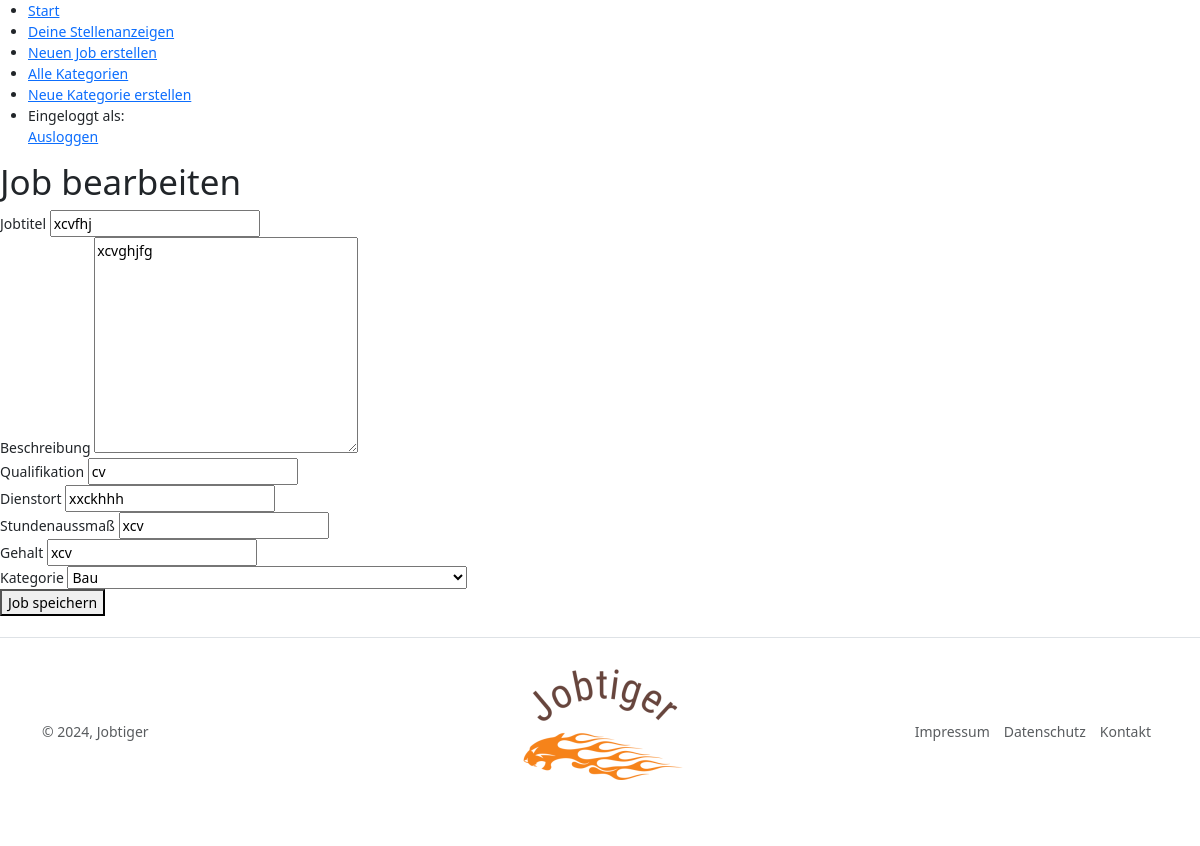
The page /job_bearbeiten.php?id=3 (signed in) on the database its author committed.
### tables this page shows
CREATE TABLE `jobs` (
  `id` int(10) UNSIGNED NOT NULL,
  `titel` varchar(255) NOT NULL,
  `beschreibung` varchar(255) NOT NULL,
  `qualifikation` varchar(255) NOT NULL,
  `dienstort` varchar(255) NOT NULL,
  `stundenausmass` varchar(255) NOT NULL,
  `gehalt` varchar(255) NOT NULL,
  `kategorie_id` int(10) UNSIGNED NOT NULL,
  `benutzer_id` int(10) UNSIGNED NOT NULL,
  `datum` datetime NOT NULL DEFAULT current_timestamp(),
  `sichtbar` varchar(10) NOT NULL DEFAULT 'ja',
  `aenderungsdatum` datetime NOT NULL DEFAULT current_timestamp()
);

CREATE TABLE `kategorien` (
  `id` int(10) UNSIGNED NOT NULL,
  `kategorie` varchar(255) NOT NULL
);

### setup.php (called while the page is built, shortened)
<?php
spl_autoload_register(
    function (string $klasse) {
        $prefix = "WIFI\\Jobportal\\";
        $basis = __DIR__ . "/";
        $laenge = strlen($prefix);
        $klasse_ohne_prefix = substr($klasse, $laenge);
        $datei = $basis . $klasse_ohne_prefix . ".php";
        $datei = str_replace("\\", "/", $datei);
    }
);

### Fdb/Mysql.php (called while the page is built, shortened)
<?php
class Mysql {
    private static ?Mysql $instanz = null;
    public static function getInstanz(): Mysql {
        if (!self::$instanz) {
            self::$instanz = new Mysql();
        }
        return self::$instanz;
    }
    private \mysqli $db;
    public function verbinden() {
        $this->db = new \mysqli(MYSQL_HOST, MYSQL_USER, MYSQL_PASSWORT, MYSQL_DATENBANK);
        $this->db->set_charset('utf8mb4');
    }
    public function escape(string $wert): string {
        return $this->db->real_escape_string($wert);
    }
    public function query(string $input): \mysqli_result|bool {
        $ergebnis = $this->db->query($input);
        return $ergebnis;
    }
}

### Fdb/Model/Row/RowAbstract.php (called while the page is built, shortened)
<?php
abstract class RowAbstract {
    protected string $tabelle;
    private array $daten = [];
    public function __construct(array|int $id_oder_daten) {
        if (is_array($id_oder_daten)) {
            $this->daten = $id_oder_daten;
        } else {
            $db = Mysql::getInstanz();
            $sql_id = $db->escape($id_oder_daten);
            $ergebnis = $db->query("SELECT * FROM {$this->tabelle} WHERE id = '{$sql_id}'");
            $this->daten = $ergebnis->fetch_assoc();
        }
    }
    public function __get(string $eigenschaft): mixed {
        return $this->daten[$eigenschaft];
    }
}

### Fdb/Model/Kategorien.php (called while the page is built, shortened)
<?php
class Kategorien {
    public function alle_kategorien(): array {
        $alle_kategorien = array();
        $db = Mysql::getInstanz();
        $ergebnis = $db->query("SELECT * FROM kategorien");
        while ($row = $ergebnis->fetch_assoc()) {
            $alle_kategorien[] = new Kategorie($row);
        }
        return $alle_kategorien;
    }
}

### job_bearbeiten.php (the view, shortened to what this page needs)
<?php
include "setup.php";
include "kopf-backend.php";
?>
<h1>Job bearbeiten</h1>
<?php
if (!empty($_GET["id"])) {
    $job = new Job($_GET["id"]);
}
?>
<form action="job_bearbeiten.php<?php
    if (!empty($job)) {
     echo "?id=" . $job->id;
    }
    ?>" method="post">
    <div>
        <label for="titel">Jobtitel</label>
        <input type="text" name="titel" id="titel" value="<?php
            if (!empty($_POST["titel"])) {
                echo htmlspecialchars($_POST["titel"]);
            }
            else if (!empty($job)) {
                echo htmlspecialchars($job->titel);
            }
        ?>">
    </div>
    <div>
        <label for="beschreibung">Beschreibung</label>
        <textarea name="beschreibung" id="beschreibung" cols="30" rows="10"><?php
            if (!empty($_POST["beschreibung"])) {
                echo htmlspecialchars($_POST["beschreibung"]);
            }
            else if (!empty($job)) {
                echo htmlspecialchars($job->beschreibung);
            }
        ?></textarea>
    </div>
    <div>
        <label for="qualifikation">Qualifikation</label>
        <input type="text" name="qualifikation" id="qualifikation" value="<?php
            if (!empty($_POST["qualifikation"])) {
                echo htmlspecialchars($_POST["qualifikation"]);
            }
            else if (!empty($job)) {
                echo htmlspecialchars($job->qualifikation);
            }
        ?>">
    </div>
    <div>
        <label for="dienstort">Dienstort</label>
        <input type="text" name="dienstort" id="dienstort" value="<?php
            if (!empty($_POST["dienstort"])) {
                echo htmlspecialchars($_POST["dienstort"]);
            }
            else if (!empty($job)) {
                echo htmlspecialchars($job->dienstort);
            }
        ?>">
    </div>
    <div>
        <label for="stunden">Stundenaussmaß</label>
        <input type="text" name="stunden" id="stunden" value="<?php
            if (!empty($_POST["stunden"])) {
                echo htmlspecialchars($_POST["stunden"]);
            }
            else if (!empty($job)) {
                echo htmlspecialchars($job->stundenausmass);
            }
        ?>">
    </div>
    <div>
        <label for="gehalt">Gehalt</label>
        <input type="text" name="gehalt" id="gehalt" value="<?php
            if (!empty($_POST["gehalt"])) {
                echo htmlspecialchars($_POST["gehalt"]);
            }
            else if (!empty($job)) {
                echo htmlspecialchars($job->gehalt);
            }
        ?>">
    </div>
    <div>
        <label for="kategorie">Kategorie</label>
        <select name="kategorie" id="kategorie">
            <?php
                $kategorien = new Kategorien();
                $alle_kategorien = $kategorien->alle_kategorien();
                foreach ($alle_kategorien as $kategorie) {
                    echo "<option value='{$kategorie->id}'";
                    if (!empty($_POST["kategorie"]) && ($_POST["kategorie"]) == $kategorie->id) {
                        echo " selected";
                    }
                    else if (!empty($job) && $job->kategorie_id == $kategorie->id) {
                        echo " selected";
                    }
                    echo ">{$kategorie->kategorie}</option>";
                };
            ?>
        </select>
    </div>
    <div class="submit-button">
        <button type="submit">Job speichern</button>
    </div>
</form>
<?php
include "fuss.php";
?>

### css/style.css (style rules this page uses)
:root { --primary: orange; --dark-grey: #808080; }
html, body { margin: 0; padding: 0; font-family: Montserrat; font-size: 14px; color: var(--text-color); }
html * { box-sizing: border-box; }

### rows shown on the page
jobs: titel "xcvfhj", beschreibung "xcvghjfg", qualifikation "cv", dienstort "xxckhhh", stunden "xcv", gehalt "xcv", kategorie "Bau"
